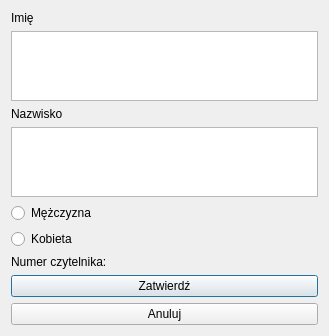
<?xml version="1.0" encoding="UTF-8"?>
<ui version="4.0">
 <class>reader</class>
 <widget class="QDialog" name="reader">
  <property name="geometry">
   <rect>
    <x>0</x>
    <y>0</y>
    <width>329</width>
    <height>327</height>
   </rect>
  </property>
  <property name="windowTitle">
   <string>Dialog</string>
  </property>
  <layout class="QVBoxLayout" name="verticalLayout">
   <item>
    <widget class="QLabel" name="nameLabel">
     <property name="text">
      <string>Imię</string>
     </property>
    </widget>
   </item>
   <item>
    <widget class="QTextEdit" name="nameEdit"/>
   </item>
   <item>
    <widget class="QLabel" name="surnameLabel">
     <property name="text">
      <string>Nazwisko</string>
     </property>
    </widget>
   </item>
   <item>
    <widget class="QTextEdit" name="surnameEdit"/>
   </item>
   <item>
    <widget class="QRadioButton" name="maleRadio">
     <property name="text">
      <string>Mężczyzna</string>
     </property>
    </widget>
   </item>
   <item>
    <widget class="QRadioButton" name="femaleRadio">
     <property name="text">
      <string>Kobieta</string>
     </property>
    </widget>
   </item>
   <item>
    <widget class="QLabel" name="readerIdLabel">
     <property name="text">
      <string>Numer czytelnika: </string>
     </property>
    </widget>
   </item>
   <item>
    <widget class="QPushButton" name="confirmButton">
     <property name="text">
      <string>Zatwierdź</string>
     </property>
    </widget>
   </item>
   <item>
    <widget class="QPushButton" name="cancelButton">
     <property name="text">
      <string>Anuluj</string>
     </property>
    </widget>
   </item>
  </layout>
 </widget>
 <resources/>
 <connections/>
</ui>
